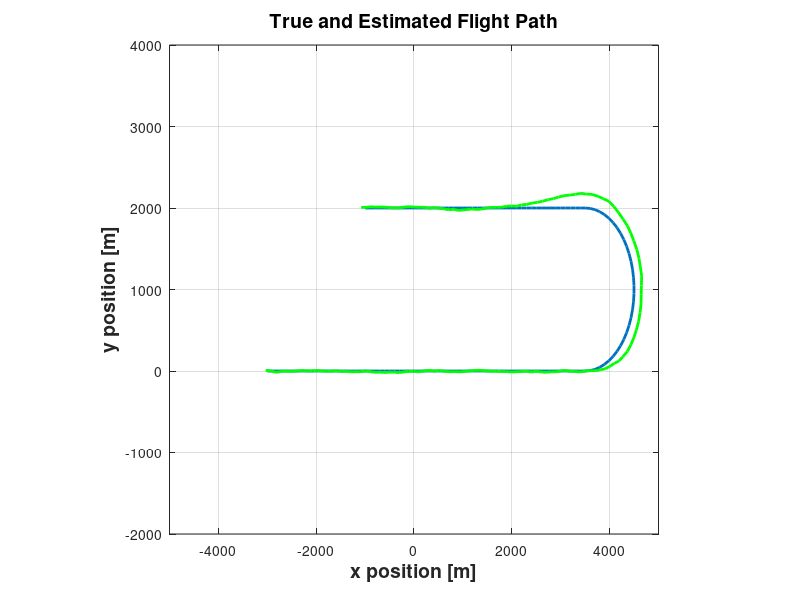
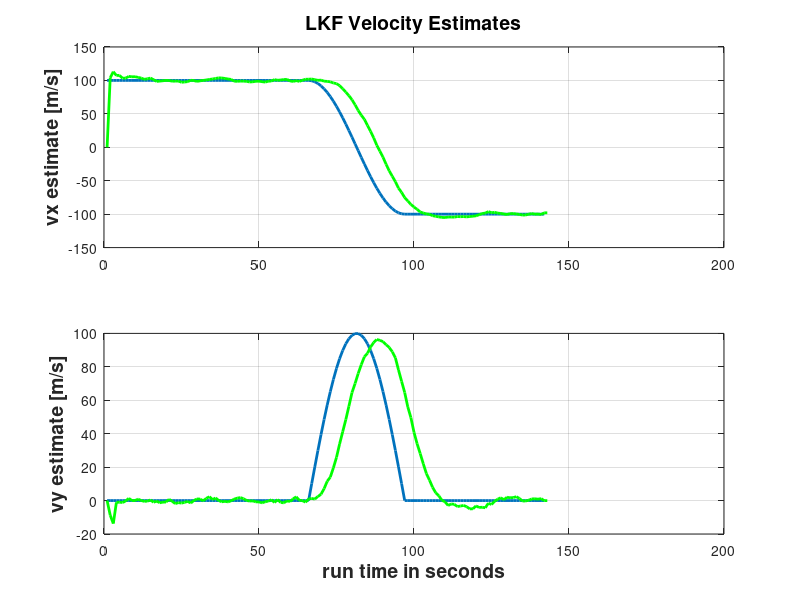

The MATLAB script that drew these images, in order:
%   Project 01
%
%   LINEAR KALMAN FILTER
%
%   <Akshay S Bharadwaj>
%
%   Due: 3 February 2015
%
clc;
clear all
close all
randn('state',0) % Reset random number generator

load data01

%   Define measurement variance
sigma_r = 25;

beacon1 = [-50000; 50000];
beacon2 = [ 50000; 50000];

% ----------------------------------------------------------------
%  GENERATE THE MEASUREMENTS
% ----------------------------------------------------------------
for k = 1:length(rx),

    % Measurements
    r1 = sqrt( (rx(k)-beacon1(1))^2 + (ry(k)-beacon1(2))^2 ) + sigma_r*randn(1,1);
    r2 = sqrt( (rx(k)-beacon2(1))^2 + (ry(k)-beacon2(2))^2 ) + sigma_r*randn(1,1);
    
    % Make measurement vecor
    z(:,k) = [r1; r2];
end

% ----------------------------------------------------------------
%  LKF - State Vector: x, x_dot, y, y_dot
% ----------------------------------------------------------------

dt = 1;

%
% INSERT YOU FILTER HERE: use variable x_est for your estimate of the state
%
%initializinf all the variables
sigma_w = 1;
%sigma_w = 10;
%sigma_w = 100;

% The Phi matrix for linear combination
Phi = [1 dt 0 0
       0 1 0 0
       0 0 1 dt
       0 0 0 1];
   
%Initial Co_Variance matrix
P = 10000*eye(4);

% Error co-variance matrix
Q = sigma_w *[dt^3/3 dt^2/2 0 0
     dt^2/2 dt 0 0
     0 0 dt^3/3 dt^2/2
     0 0 dt^2/2 dt ];

 %Error in measurement is
R = [sigma_r^2 0 
     0 sigma_r^2 ];
%Measurement update matrix 
% H = [1 0 0 0
%      0 0 1 0];
   
%initial measurement;
x_est=[rx(1,1)
       %vx(1,1)
       0
       ry(1,1)
       %vy(1,1)];
       0];
% do Kalman Filter
for t = 1:length(rx)
    
    z_est(:,t) = [sqrt((beacon1(1) - x_est(1,t))^2 + (beacon1(2) - x_est(3,t))^2)
             sqrt((beacon2(1) - x_est(1,t))^2 + (beacon2(2) - x_est(3,t))^2)];
    
    H=[(x_est(1,t)- beacon1(1))/z_est(1,t) 0 (x_est(3,t)- beacon1(2))/z_est(1,t) 0
       (x_est(1,t)- beacon2(1))/z_est(2,t) 0 (x_est(3,t)- beacon2(2))/z_est(2,t) 0];
         
    %Predecited measuremnet covariance
    K = P*H'/(H*P*H' + R);
    
    x_est(:,t) = x_est(:,t) + K * (z(:,t) - z_est(:,t));
    
    Pk=(eye(4)-K*H)*P;
    
    x_est(:,t+1)= Phi*x_est(:,t);
    
    P= Phi * Pk *Phi' + Q;
    
end
%
%
%
figure
plot(rx,ry,'LineWidth', 2)
grid on
axis([-5000 5000 -2000 4000])
axis('square')
ylabel('y position [m]','FontSize',14,'FontWeight','bold')
xlabel('x position [m]','FontSize',14,'FontWeight','bold')
title('True and Estimated Flight Path','FontSize',14,'FontWeight','bold')
%As commented by Maarten
hold on
plot(x_est(1,:),x_est(3,:),'g','LineWidth', 2)
hold off


figure
subplot(2,1,1)
plot(vx,'LineWidth', 2);
%As commented by Maarten
hold on
plot(x_est(2,:),'g','LineWidth', 2);
hold off

grid on
ylabel('vx estimate [m/s]','FontSize',14,'FontWeight','bold')
title('LKF Velocity Estimates','FontSize',14,'FontWeight','bold')
subplot(2,1,2)
plot(vy,'LineWidth', 2);
%As commented by Maarten
hold on
plot(x_est(4,:),'g','LineWidth', 2);
hold off

grid on
ylabel('vy estimate [m/s]','FontSize',14,'FontWeight','bold')
xlabel('run time in seconds','FontSize',14,'FontWeight','bold')
